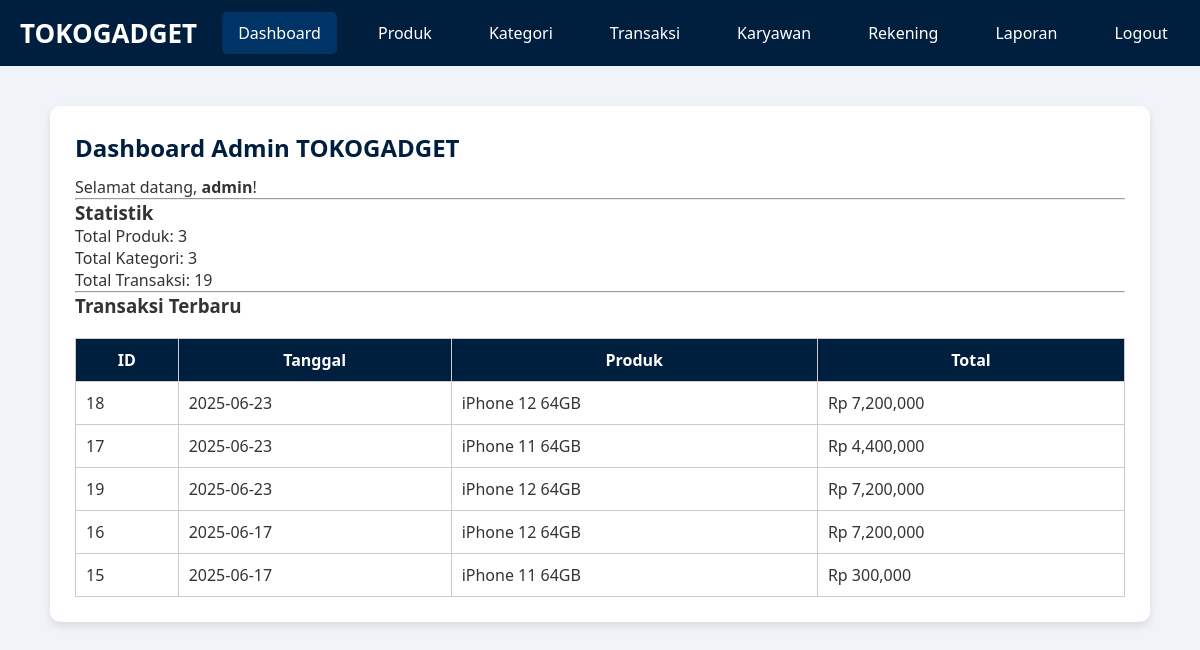
/TB_basdat/admin/index.php (signed in), run on an earlier commit of the app's database.
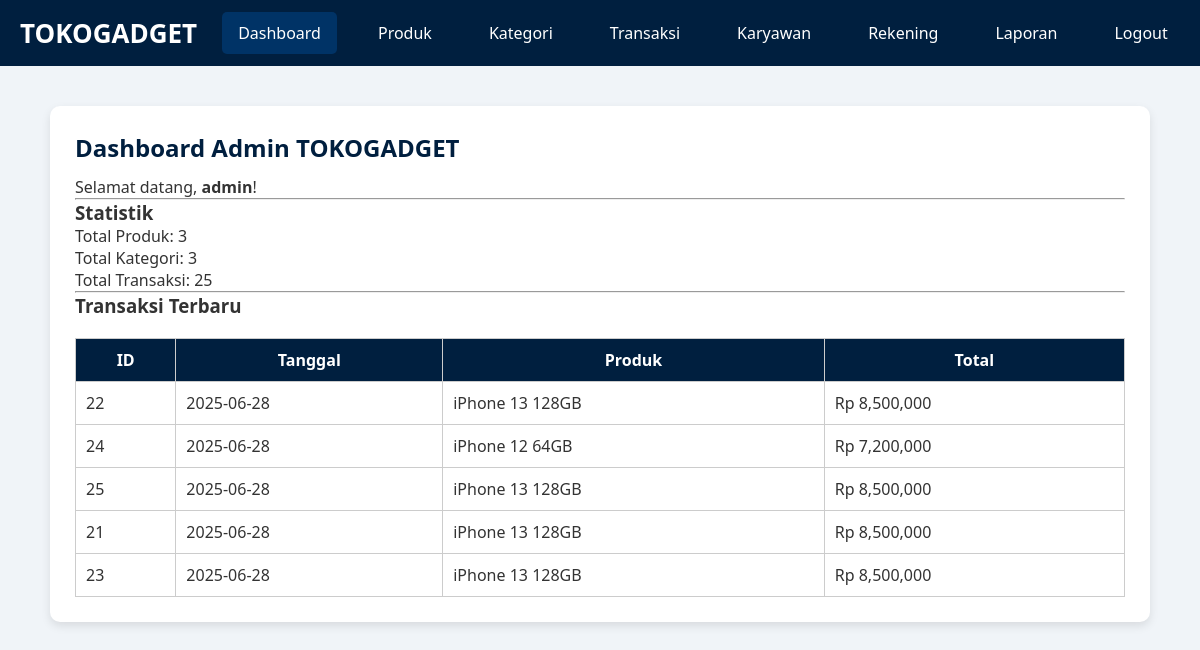
And on a later commit of the database.
### tables this page shows
CREATE TABLE `transaksi` (
  `id_transaksi` int(11) NOT NULL,
  `id_toko` int(11) DEFAULT NULL,
  `id_pelanggan` int(11) DEFAULT NULL,
  `id_produk` int(11) DEFAULT NULL,
  `id_rekening` int(11) DEFAULT NULL,
  `id_karyawan` int(11) DEFAULT NULL,
  `id_kebijakan` int(11) DEFAULT NULL,
  `tanggal` date DEFAULT NULL,
  `banyaknya` int(11) DEFAULT NULL,
  `total` decimal(15,2) DEFAULT NULL
);

CREATE TABLE `produk` (
  `id_produk` int(11) NOT NULL,
  `nama_produk` varchar(100) NOT NULL,
  `id_kategori` int(11) DEFAULT NULL,
  `harga` decimal(15,2) DEFAULT NULL,
  `stok` int(11) DEFAULT 0
);

### TB_basdat/admin/index.php (the view, shortened to what this page needs)
<?php
include 'navbar.php';
$pdo = null;
$database_error = false;
$total_produk = 0;
$total_kategori = 0;
$total_transaksi = 0;
if (!$database_error && $pdo !== null) {
    try {
        $total_produk = $pdo->query("SELECT COUNT(*) as total FROM produk")->fetch()['total'];
    } catch(PDOException $e) {
        $total_produk = 0;
    }
    try {
        $total_kategori = $pdo->query("SELECT COUNT(*) as total FROM kategori_produk")->fetch()['total'];
    } catch(PDOException $e) {
        $total_kategori = 0;
    }
    try {
        $total_transaksi = $pdo->query("SELECT COUNT(*) as total FROM transaksi")->fetch()['total'];
    } catch(PDOException $e) {
        $total_transaksi = 0;
    }
}
?>
<!DOCTYPE html>
<html>
<head>
</head>
<body>
<div class="container">
    <h2>Dashboard Admin TOKOGADGET</h2>
    <p>Selamat datang, <strong><?php echo htmlspecialchars($_SESSION['admin']); ?></strong>!</p>
    <hr>
    <h3>Statistik</h3>
    <p>Total Produk: <?php echo $total_produk; ?></p>
    <p>Total Kategori: <?php echo $total_kategori; ?></p>
    <p>Total Transaksi: <?php echo $total_transaksi; ?></p>
    <hr>
    <h3>Transaksi Terbaru</h3>
    <table>
        <tr>
            <th>ID</th>
            <th>Tanggal</th>
            <th>Produk</th>
            <th>Total</th>
        </tr>
        <?php
        if (!$database_error && $pdo !== null) {
            try {
                $stmt = $pdo->query("
                    SELECT t.id_transaksi, t.tanggal, t.total, p.nama_produk
                    FROM transaksi t
                    JOIN produk p ON t.id_produk = p.id_produk
                    ORDER BY t.tanggal DESC
                    LIMIT 5
                ");
                while($row = $stmt->fetch()):
                ?>
                <tr>
                    <td><?php echo htmlspecialchars($row['id_transaksi']); ?></td>
                    <td><?php echo htmlspecialchars($row['tanggal']); ?></td>
                    <td><?php echo htmlspecialchars($row['nama_produk']); ?></td>
                    <td>Rp <?php echo number_format($row['total']); ?></td>
                </tr>
                <?php
                endwhile;
            } catch(PDOException $e) {
                echo "<tr><td colspan='4' style='text-align: center;'>Error: " . htmlspecialchars($e->getMessage()) . "</td></tr>";
            }
        } else {
            echo "<tr><td colspan='4' style='text-align: center;'>Database tidak tersedia</td></tr>";
        }
        ?>
    </table>
</div>
</body>
</html>

What changed in the data, as far as the page shows it:
no longer on this page (row unchanged): transaksi: id_transaksi "18", tanggal "2025-06-23", id_produk.nama_produk "iPhone 12 64GB", total "7,200,000"
no longer on this page (row unchanged): transaksi: id_transaksi "17", tanggal "2025-06-23", id_produk.nama_produk "iPhone 11 64GB", total "4,400,000"
no longer on this page (row unchanged): transaksi: id_transaksi "19", tanggal "2025-06-23", id_produk.nama_produk "iPhone 12 64GB", total "7,200,000"
no longer on this page (row unchanged): transaksi: id_transaksi "16", tanggal "2025-06-17", id_produk.nama_produk "iPhone 12 64GB", total "7,200,000"
no longer on this page (row unchanged): transaksi: id_transaksi "15", tanggal "2025-06-17", id_produk.nama_produk "iPhone 11 64GB", total "300,000"
added transaksi: id_transaksi "22", tanggal "2025-06-28", id_produk.nama_produk "iPhone 13 128GB", total "8,500,000"
added transaksi: id_transaksi "24", tanggal "2025-06-28", id_produk.nama_produk "iPhone 12 64GB", total "7,200,000"
added transaksi: id_transaksi "25", tanggal "2025-06-28", id_produk.nama_produk "iPhone 13 128GB", total "8,500,000"
added transaksi: id_transaksi "21", tanggal "2025-06-28", id_produk.nama_produk "iPhone 13 128GB", total "8,500,000"
added transaksi: id_transaksi "23", tanggal "2025-06-28", id_produk.nama_produk "iPhone 13 128GB", total "8,500,000"
Also different on the page:
$total_transaksi: "19" → "25"
